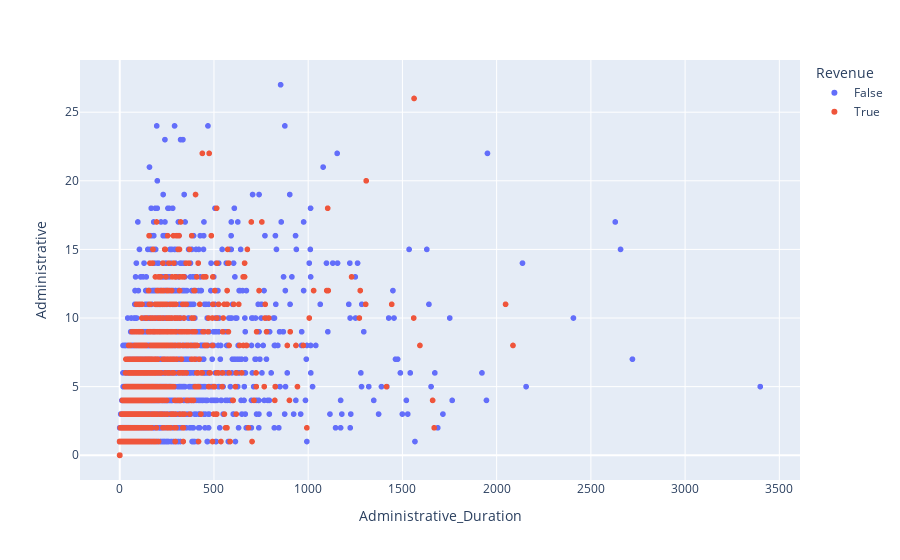
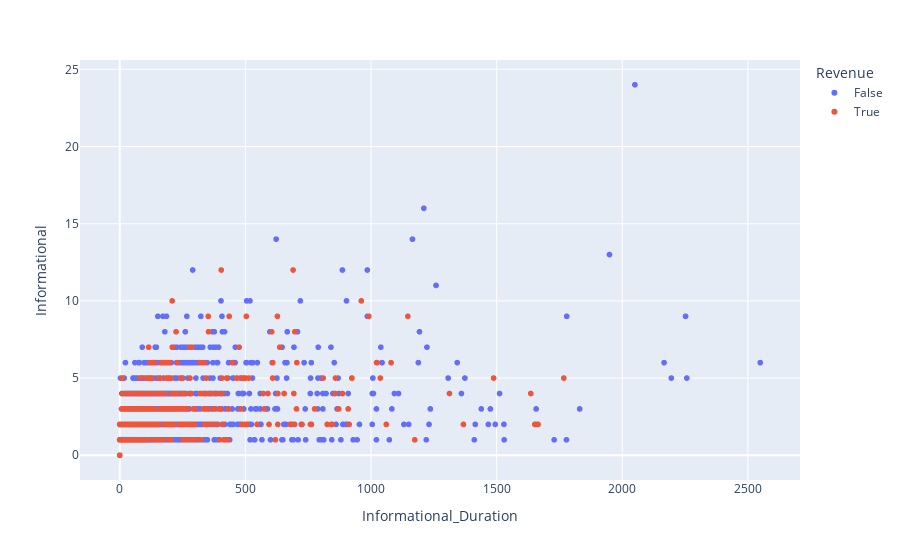
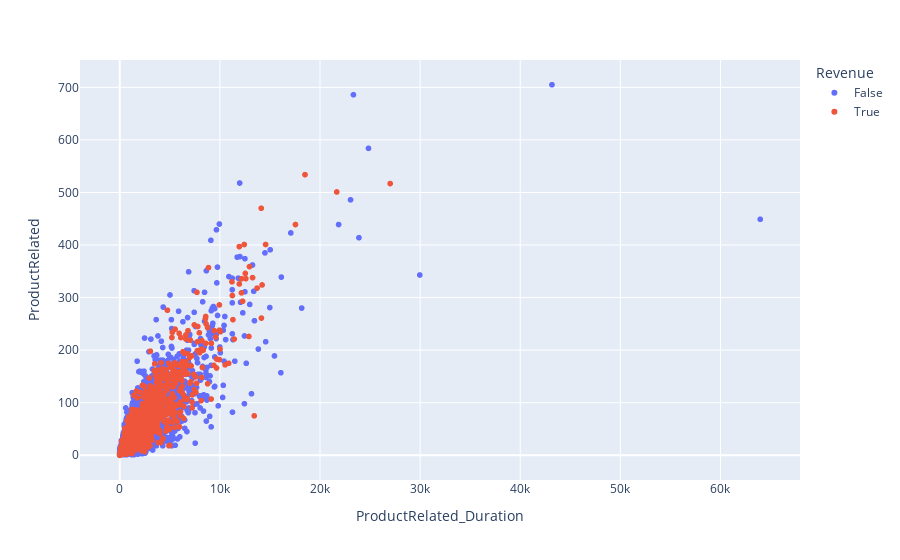
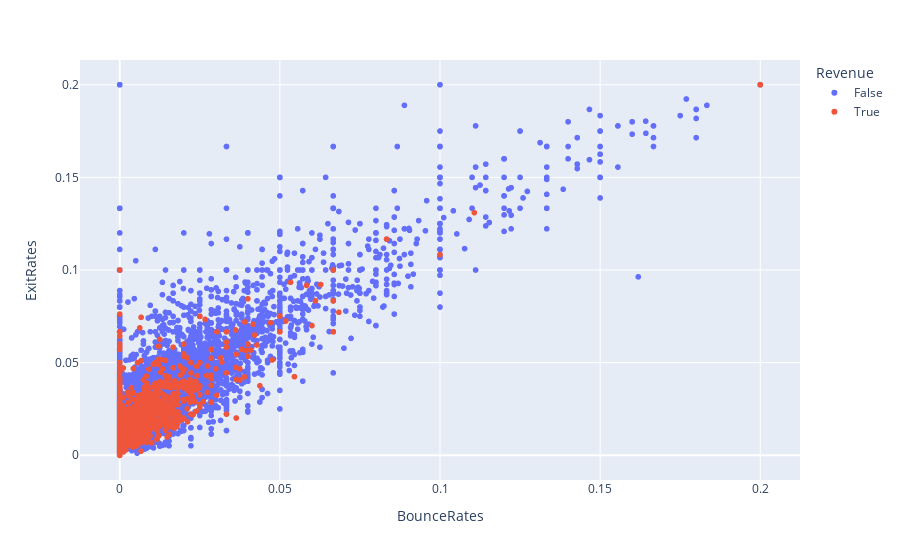

The notebook cell saved with these charts, in order:
### Markdown cell above
Number of pages viewed is moderately (+) correlated to duration for all type of pages.
Bounce rate & exit rate are strongly (+) correlated.
Seems like there are more outliers within non-buying group here (more diffused markers).

### Code cell
fig = px.scatter(df, x="Administrative_Duration", y="Administrative", color="Revenue")
fig.show()

fig = px.scatter(df, x="Informational_Duration", y="Informational", color="Revenue")
fig.show()

fig = px.scatter(df, x="ProductRelated_Duration", y="ProductRelated", color="Revenue")
fig.show()

fig = px.scatter(df, x="BounceRates", y="ExitRates", color="Revenue")
fig.show()

### Figure 1 — Plotly figure (JSON) as saved in the notebook; plotly's stock layout.template omitted (floating-point values rounded to 4 significant figures; data arrays with more than 128 entries replaced by an {"elided": "..."} marker saying what was removed)
{"data": [{"hovertemplate": "Revenue=False<br>Administrative_Duration=%{x}<br>Administrative=%{y}<extra></extra>", "legendgroup": "False", "marker": {"color": "#636efa", "symbol": "circle"}, "mode": "markers", "name": "False", "showlegend": true, "type": "scattergl", "x": {"elided": "10422 float values"}, "xaxis": "x", "y": {"elided": "10422 int values"}, "yaxis": "y"}, {"hovertemplate": "Revenue=True<br>Administrative_Duration=%{x}<br>Administrative=%{y}<extra></extra>", "legendgroup": "True", "marker": {"color": "#EF553B", "symbol": "circle"}, "mode": "markers", "name": "True", "showlegend": true, "type": "scattergl", "x": {"elided": "1908 float values"}, "xaxis": "x", "y": {"elided": "1908 int values"}, "yaxis": "y"}], "layout": {"legend": {"title": {"text": "Revenue"}, "tracegroupgap": 0}, "margin": {"t": 60}, "xaxis": {"anchor": "y", "domain": [0, 1], "title": {"text": "Administrative_Duration"}}, "yaxis": {"anchor": "x", "domain": [0, 1], "title": {"text": "Administrative"}}}}

### Figure 2 — Plotly figure (JSON) as saved in the notebook; plotly's stock layout.template omitted (floating-point values rounded to 4 significant figures; data arrays with more than 128 entries replaced by an {"elided": "..."} marker saying what was removed)
{"data": [{"hovertemplate": "Revenue=False<br>Informational_Duration=%{x}<br>Informational=%{y}<extra></extra>", "legendgroup": "False", "marker": {"color": "#636efa", "symbol": "circle"}, "mode": "markers", "name": "False", "showlegend": true, "type": "scattergl", "x": {"elided": "10422 float values"}, "xaxis": "x", "y": {"elided": "10422 int values"}, "yaxis": "y"}, {"hovertemplate": "Revenue=True<br>Informational_Duration=%{x}<br>Informational=%{y}<extra></extra>", "legendgroup": "True", "marker": {"color": "#EF553B", "symbol": "circle"}, "mode": "markers", "name": "True", "showlegend": true, "type": "scattergl", "x": {"elided": "1908 float values"}, "xaxis": "x", "y": {"elided": "1908 int values"}, "yaxis": "y"}], "layout": {"legend": {"title": {"text": "Revenue"}, "tracegroupgap": 0}, "margin": {"t": 60}, "xaxis": {"anchor": "y", "domain": [0, 1], "title": {"text": "Informational_Duration"}}, "yaxis": {"anchor": "x", "domain": [0, 1], "title": {"text": "Informational"}}}}

### Figure 3 — Plotly figure (JSON) as saved in the notebook; plotly's stock layout.template omitted (floating-point values rounded to 4 significant figures; data arrays with more than 128 entries replaced by an {"elided": "..."} marker saying what was removed)
{"data": [{"hovertemplate": "Revenue=False<br>ProductRelated_Duration=%{x}<br>ProductRelated=%{y}<extra></extra>", "legendgroup": "False", "marker": {"color": "#636efa", "symbol": "circle"}, "mode": "markers", "name": "False", "showlegend": true, "type": "scattergl", "x": {"elided": "10422 float values"}, "xaxis": "x", "y": {"elided": "10422 int values"}, "yaxis": "y"}, {"hovertemplate": "Revenue=True<br>ProductRelated_Duration=%{x}<br>ProductRelated=%{y}<extra></extra>", "legendgroup": "True", "marker": {"color": "#EF553B", "symbol": "circle"}, "mode": "markers", "name": "True", "showlegend": true, "type": "scattergl", "x": {"elided": "1908 float values"}, "xaxis": "x", "y": {"elided": "1908 int values"}, "yaxis": "y"}], "layout": {"legend": {"title": {"text": "Revenue"}, "tracegroupgap": 0}, "margin": {"t": 60}, "xaxis": {"anchor": "y", "domain": [0, 1], "title": {"text": "ProductRelated_Duration"}}, "yaxis": {"anchor": "x", "domain": [0, 1], "title": {"text": "ProductRelated"}}}}

### Figure 4 — Plotly figure (JSON) as saved in the notebook; plotly's stock layout.template omitted (floating-point values rounded to 4 significant figures; data arrays with more than 128 entries replaced by an {"elided": "..."} marker saying what was removed)
{"data": [{"hovertemplate": "Revenue=False<br>BounceRates=%{x}<br>ExitRates=%{y}<extra></extra>", "legendgroup": "False", "marker": {"color": "#636efa", "symbol": "circle"}, "mode": "markers", "name": "False", "showlegend": true, "type": "scattergl", "x": {"elided": "10422 float values"}, "xaxis": "x", "y": {"elided": "10422 float values"}, "yaxis": "y"}, {"hovertemplate": "Revenue=True<br>BounceRates=%{x}<br>ExitRates=%{y}<extra></extra>", "legendgroup": "True", "marker": {"color": "#EF553B", "symbol": "circle"}, "mode": "markers", "name": "True", "showlegend": true, "type": "scattergl", "x": {"elided": "1908 float values"}, "xaxis": "x", "y": {"elided": "1908 float values"}, "yaxis": "y"}], "layout": {"legend": {"title": {"text": "Revenue"}, "tracegroupgap": 0}, "margin": {"t": 60}, "xaxis": {"anchor": "y", "domain": [0, 1], "title": {"text": "BounceRates"}}, "yaxis": {"anchor": "x", "domain": [0, 1], "title": {"text": "ExitRates"}}}}
